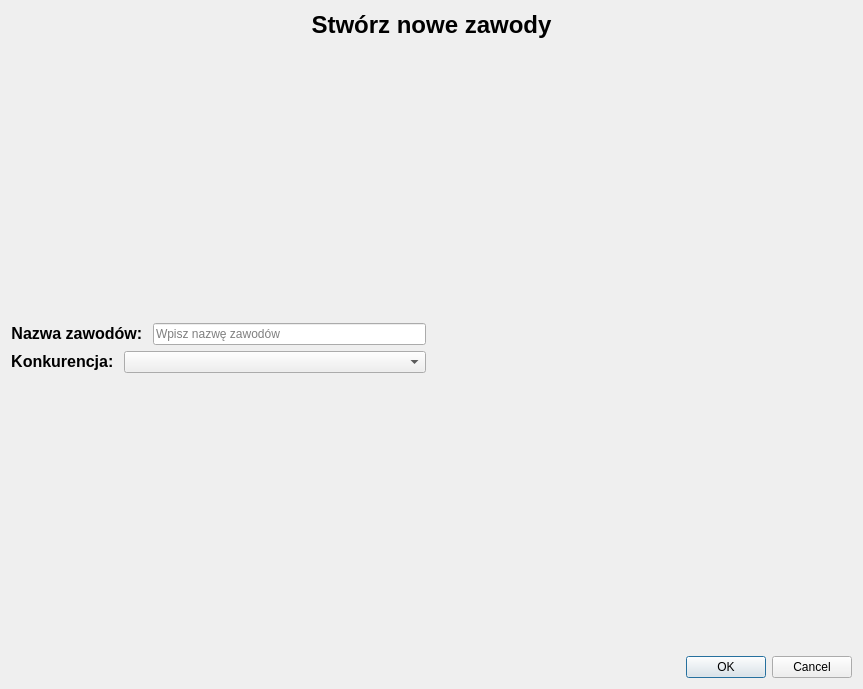
<?xml version="1.0" encoding="UTF-8"?>
<ui version="4.0">
 <class>Dialog</class>
 <widget class="QDialog" name="Dialog">
  <property name="geometry">
   <rect>
    <x>0</x>
    <y>0</y>
    <width>863</width>
    <height>689</height>
   </rect>
  </property>
  <property name="sizePolicy">
   <sizepolicy hsizetype="Preferred" vsizetype="Maximum">
    <horstretch>0</horstretch>
    <verstretch>0</verstretch>
   </sizepolicy>
  </property>
  <property name="windowTitle">
   <string>Dialog</string>
  </property>
  <layout class="QGridLayout" name="gridLayout">
   <item row="17" column="2">
    <widget class="QDialogButtonBox" name="buttonBox">
     <property name="orientation">
      <enum>Qt::Orientation::Horizontal</enum>
     </property>
     <property name="standardButtons">
      <set>QDialogButtonBox::StandardButton::Cancel|QDialogButtonBox::StandardButton::Ok</set>
     </property>
    </widget>
   </item>
   <item row="16" column="2">
    <spacer name="verticalSpacer_2">
     <property name="orientation">
      <enum>Qt::Orientation::Vertical</enum>
     </property>
     <property name="sizeHint" stdset="0">
      <size>
       <width>20</width>
       <height>40</height>
      </size>
     </property>
    </spacer>
   </item>
   <item row="1" column="0" colspan="3">
    <widget class="QLabel" name="label_2">
     <property name="sizePolicy">
      <sizepolicy hsizetype="Preferred" vsizetype="Maximum">
       <horstretch>0</horstretch>
       <verstretch>0</verstretch>
      </sizepolicy>
     </property>
     <property name="text">
      <string>&lt;html&gt;&lt;head/&gt;&lt;body&gt;&lt;p align=&quot;center&quot;&gt;&lt;span style=&quot; font-size:18pt; font-weight:700;&quot;&gt;Stwórz nowe zawody&lt;/span&gt;&lt;/p&gt;&lt;/body&gt;&lt;/html&gt;</string>
     </property>
    </widget>
   </item>
   <item row="7" column="0">
    <spacer name="verticalSpacer">
     <property name="orientation">
      <enum>Qt::Orientation::Vertical</enum>
     </property>
     <property name="sizeHint" stdset="0">
      <size>
       <width>20</width>
       <height>40</height>
      </size>
     </property>
    </spacer>
   </item>
   <item row="8" column="0">
    <layout class="QVBoxLayout" name="inputs_layout">
     <item>
      <layout class="QHBoxLayout" name="horizontalLayout">
       <item>
        <widget class="QLabel" name="label">
         <property name="sizePolicy">
          <sizepolicy hsizetype="Preferred" vsizetype="Maximum">
           <horstretch>0</horstretch>
           <verstretch>0</verstretch>
          </sizepolicy>
         </property>
         <property name="text">
          <string>&lt;html&gt;&lt;head/&gt;&lt;body&gt;&lt;p align=&quot;center&quot;&gt;&lt;span style=&quot; font-size:12pt; font-weight:700;&quot;&gt;Nazwa zawodów: &lt;/span&gt;&lt;/p&gt;&lt;/body&gt;&lt;/html&gt;</string>
         </property>
        </widget>
       </item>
       <item>
        <widget class="QLineEdit" name="lineEdit">
         <property name="placeholderText">
          <string>Wpisz nazwę zawodów</string>
         </property>
        </widget>
       </item>
      </layout>
     </item>
     <item>
      <layout class="QHBoxLayout" name="konkurencja_layout1">
       <item>
        <widget class="QLabel" name="label_1">
         <property name="text">
          <string>&lt;html&gt;&lt;head/&gt;&lt;body&gt;&lt;p align=&quot;center&quot;&gt;&lt;span style=&quot; font-size:12pt; font-weight:700;&quot;&gt;Konkurencja: &lt;/span&gt;&lt;/p&gt;&lt;/body&gt;&lt;/html&gt;</string>
         </property>
        </widget>
       </item>
       <item>
        <widget class="QComboBox" name="comboBox_konkurencja1">
         <property name="sizePolicy">
          <sizepolicy hsizetype="Expanding" vsizetype="Fixed">
           <horstretch>0</horstretch>
           <verstretch>0</verstretch>
          </sizepolicy>
         </property>
        </widget>
       </item>
      </layout>
     </item>
    </layout>
   </item>
  </layout>
 </widget>
 <resources/>
 <connections>
  <connection>
   <sender>buttonBox</sender>
   <signal>accepted()</signal>
   <receiver>Dialog</receiver>
   <slot>accept()</slot>
   <hints>
    <hint type="sourcelabel">
     <x>248</x>
     <y>254</y>
    </hint>
    <hint type="destinationlabel">
     <x>157</x>
     <y>274</y>
    </hint>
   </hints>
  </connection>
  <connection>
   <sender>buttonBox</sender>
   <signal>rejected()</signal>
   <receiver>Dialog</receiver>
   <slot>reject()</slot>
   <hints>
    <hint type="sourcelabel">
     <x>316</x>
     <y>260</y>
    </hint>
    <hint type="destinationlabel">
     <x>286</x>
     <y>274</y>
    </hint>
   </hints>
  </connection>
 </connections>
</ui>
